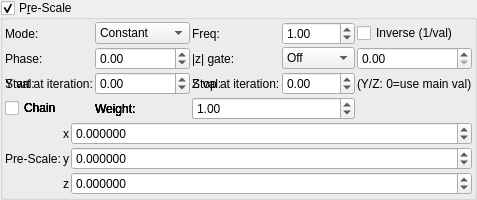
    <widget class="MyGroupBox" name="groupCheck_transf_function_enabled_false">
     <property name="toolTip">
      <string/>
     </property>
     <property name="title">
      <string>P&amp;re-Scale</string>
     </property>
     <property name="checkable">
      <bool>true</bool>
     </property>
     <layout class="QVBoxLayout" name="verticalLayout_49">
      <property name="spacing">
       <number>2</number>
      </property>
      <property name="leftMargin">
       <number>2</number>
      </property>
      <property name="topMargin">
       <number>2</number>
      </property>
      <property name="rightMargin">
       <number>2</number>
      </property>
      <property name="bottomMargin">
       <number>2</number>
      </property>
      <item>
       <layout class="QGridLayout" name="gridLayout_78">
        <property name="spacing">
         <number>2</number>
        </property>
        <item row="3" column="0">
         <widget class="QLabel" name="label_70">
          <property name="text">
           <string>Start at iteration:</string>
          </property>
         </widget>
        </item>
        <item row="3" column="1">
         <widget class="MySpinBox" name="spinboxInt_transf_start_iterations_D">
          <property name="sizePolicy">
           <sizepolicy hsizetype="Minimum" vsizetype="Maximum">
            <horstretch>0</horstretch>
            <verstretch>0</verstretch>
           </sizepolicy>
          </property>
          <property name="minimum">
           <number>0</number>
          </property>
          <property name="maximum">
           <number>999</number>
          </property>
          <property name="value">
           <number>0</number>
          </property>
         </widget>
        </item>
        <item row="3" column="3">
         <widget class="MySpinBox" name="spinboxInt_transf_stop_iterations_D1">
          <property name="sizePolicy">
           <sizepolicy hsizetype="Preferred" vsizetype="Maximum">
            <horstretch>0</horstretch>
            <verstretch>0</verstretch>
           </sizepolicy>
          </property>
          <property name="maximum">
           <number>999</number>
          </property>
         </widget>
        </item>
      <item row="1" column="0">
       <widget class="QLabel"><property name="text"><string>Mode:</string></property></widget>
      </item>
      <item row="1" column="1">
       <widget class="MyComboBox" name="comboBox_transf_multiplier_value_mode_3">
        <item><property name="text"><string notr="true">Constant</string></property></item>
        <item><property name="text"><string notr="true">Sine</string></property></item>
        <item><property name="text"><string notr="true">Ramp</string></property></item>
        <item><property name="text"><string notr="true">Exponential</string></property></item>
        <item><property name="text"><string notr="true">Triangle</string></property></item>
        <item><property name="text"><string notr="true">Square</string></property></item>
        <item><property name="text"><string notr="true">Smoothstep</string></property></item>
        <item><property name="text"><string notr="true">Noise</string></property></item>
        <item><property name="text"><string notr="true">Ping-pong</string></property></item>
        <item><property name="text"><string notr="true">Stepped</string></property></item>
       </widget>
      </item>
      <item row="1" column="2">
       <widget class="QLabel"><property name="text"><string>Freq:</string></property></widget>
      </item>
      <item row="1" column="3">
       <widget class="MyDoubleSpinBox" name="spinbox_transf_multiplier_frequency_3">
        <property name="minimum"><double>0.01</double></property><property name="maximum"><double>100.0</double></property>
        <property name="singleStep"><double>0.1</double></property><property name="value"><double>1.0</double></property>
       </widget>
      </item>
      <item row="1" column="4" colspan="2">
       <widget class="MyCheckBox" name="checkBox_transf_multiplier_inverse_3">
        <property name="text"><string>Inverse (1/val)</string></property>
       </widget>
      </item>
      <item row="2" column="0">
       <widget class="QLabel"><property name="text"><string>Phase:</string></property></widget>
      </item>
      <item row="2" column="1">
       <widget class="MyDoubleSpinBox" name="spinbox_transf_multiplier_phase_3">
        <property name="minimum"><double>-10.0</double></property><property name="maximum"><double>10.0</double></property>
        <property name="singleStep"><double>0.1</double></property><property name="value"><double>0.0</double></property>
       </widget>
      </item>
      <item row="2" column="2">
       <widget class="QLabel"><property name="text"><string>|z| gate:</string></property></widget>
      </item>
      <item row="2" column="3">
       <widget class="MyComboBox" name="comboBox_transf_multiplier_threshold_mode_3">
        <item><property name="text"><string notr="true">Off</string></property></item>
        <item><property name="text"><string notr="true">&gt; thresh</string></property></item>
        <item><property name="text"><string notr="true">&lt; thresh</string></property></item>
       </widget>
      </item>
      <item row="2" column="4" colspan="2">
       <widget class="MyDoubleSpinBox" name="spinbox_transf_multiplier_threshold_3">
        <property name="minimum"><double>0.0</double></property><property name="maximum"><double>1000.0</double></property>
        <property name="singleStep"><double>0.1</double></property><property name="value"><double>0.0</double></property>
       </widget>
      </item>
      <item row="3" column="0">
       <widget class="QLabel"><property name="text"><string>Y val:</string></property></widget>
      </item>
      <item row="3" column="1">
       <widget class="MyDoubleSpinBox" name="spinbox_transf_multiplier_scale_y_3">
        <property name="minimum"><double>-100.0</double></property><property name="maximum"><double>100.0</double></property>
        <property name="singleStep"><double>0.01</double></property><property name="value"><double>0.0</double></property>
       </widget>
      </item>
      <item row="3" column="2">
       <widget class="QLabel"><property name="text"><string>Z val:</string></property></widget>
      </item>
      <item row="3" column="3">
       <widget class="MyDoubleSpinBox" name="spinbox_transf_multiplier_scale_z_3">
        <property name="minimum"><double>-100.0</double></property><property name="maximum"><double>100.0</double></property>
        <property name="singleStep"><double>0.01</double></property><property name="value"><double>0.0</double></property>
       </widget>
      </item>
      <item row="3" column="4" colspan="2">
       <widget class="QLabel"><property name="text"><string notr="true">(Y/Z: 0=use main val)</string></property></widget>
      </item>
      <item row="4" column="0">
       <widget class="MyCheckBox" name="checkBox_transf_multiplier_chain_5">
        <property name="text"><string>Chain</string></property>
       </widget>
      </item>
      <item row="4" column="1">
       <widget class="QLabel"><property name="text"><string>Weight:</string></property></widget>
      </item>
      <item row="4" column="2" colspan="2">
       <widget class="MyDoubleSpinBox" name="spinbox_transf_multiplier_weight_5">
        <property name="minimum"><double>0.0</double></property><property name="maximum"><double>10.0</double></property>
        <property name="singleStep"><double>0.1</double></property><property name="value"><double>1.0</double></property>
       </widget>
      </item>
      <item row="4" column="0">
       <widget class="MyCheckBox" name="checkBox_transf_multiplier_chain_4">
        <property name="text"><string>Chain</string></property>
       </widget>
      </item>
      <item row="4" column="1">
       <widget class="QLabel"><property name="text"><string>Weight:</string></property></widget>
      </item>
      <item row="4" column="2" colspan="2">
       <widget class="MyDoubleSpinBox" name="spinbox_transf_multiplier_weight_4">
        <property name="minimum"><double>0.0</double></property><property name="maximum"><double>10.0</double></property>
        <property name="singleStep"><double>0.1</double></property><property name="value"><double>1.0</double></property>
       </widget>
      </item>
      <item row="4" column="0">
       <widget class="MyCheckBox" name="checkBox_transf_multiplier_chain_3">
        <property name="text"><string>Chain</string></property>
       </widget>
      </item>
      <item row="4" column="1">
       <widget class="QLabel"><property name="text"><string>Weight:</string></property></widget>
      </item>
      <item row="4" column="2" colspan="2">
       <widget class="MyDoubleSpinBox" name="spinbox_transf_multiplier_weight_3">
        <property name="minimum"><double>0.0</double></property><property name="maximum"><double>10.0</double></property>
        <property name="singleStep"><double>0.1</double></property><property name="value"><double>1.0</double></property>
       </widget>
      </item>
      <item row="4" column="0">
       <widget class="MyCheckBox" name="checkBox_transf_multiplier_chain_2">
        <property name="text"><string>Chain</string></property>
       </widget>
      </item>
      <item row="4" column="1">
       <widget class="QLabel"><property name="text"><string>Weight:</string></property></widget>
      </item>
      <item row="4" column="2" colspan="2">
       <widget class="MyDoubleSpinBox" name="spinbox_transf_multiplier_weight_2">
        <property name="minimum"><double>0.0</double></property><property name="maximum"><double>10.0</double></property>
        <property name="singleStep"><double>0.1</double></property><property name="value"><double>1.0</double></property>
       </widget>
      </item>
      <item row="4" column="0">
       <widget class="MyCheckBox" name="checkBox_transf_multiplier_chain_1">
        <property name="text"><string>Chain</string></property>
       </widget>
      </item>
      <item row="4" column="1">
       <widget class="QLabel"><property name="text"><string>Weight:</string></property></widget>
      </item>
      <item row="4" column="2" colspan="2">
       <widget class="MyDoubleSpinBox" name="spinbox_transf_multiplier_weight_1">
        <property name="minimum"><double>0.0</double></property><property name="maximum"><double>10.0</double></property>
        <property name="singleStep"><double>0.1</double></property><property name="value"><double>1.0</double></property>
       </widget>
      </item>
        <item row="3" column="2">
         <widget class="QLabel" name="label_50">
          <property name="text">
           <string>Stop at iteration:</string>
          </property>
         </widget>
        </item>
       </layout>
      </item>
      <item>
       <layout class="QGridLayout" name="gridLayout_23" columnstretch="0,0,1">
        <property name="spacing">
         <number>2</number>
        </property>
        <item row="2" column="2">
         <widget class="MyDoubleSpinBox" name="spinbox3_transf_scale3D_111_z">
          <property name="sizePolicy">
           <sizepolicy hsizetype="Minimum" vsizetype="Maximum">
            <horstretch>0</horstretch>
            <verstretch>0</verstretch>
           </sizepolicy>
          </property>
          <property name="decimals">
           <number>6</number>
          </property>
          <property name="minimum">
           <double>-99.989999999999995</double>
          </property>
          <property name="maximum">
           <double>99.989999999999995</double>
          </property>
          <property name="singleStep">
           <double>0.100000000000000</double>
          </property>
         </widget>
        </item>
        <item row="0" column="1">
         <widget class="QLabel" name="label_120">
          <property name="text">
           <string notr="true">x</string>
          </property>
         </widget>
        </item>
        <item row="2" column="1">
         <widget class="QLabel" name="label_123">
          <property name="text">
           <string notr="true">z</string>
          </property>
         </widget>
        </item>
        <item row="1" column="0">
         <widget class="QLabel" name="label_124">
          <property name="text">
           <string>Pre-Scale:</string>
          </property>
         </widget>
        </item>
        <item row="0" column="2">
         <widget class="MyDoubleSpinBox" name="spinbox3_transf_scale3D_111_x">
          <property name="sizePolicy">
           <sizepolicy hsizetype="Minimum" vsizetype="Maximum">
            <horstretch>0</horstretch>
            <verstretch>0</verstretch>
           </sizepolicy>
          </property>
          <property name="prefix">
           <string/>
          </property>
          <property name="decimals">
           <number>6</number>
          </property>
          <property name="minimum">
           <double>-99.989999999999995</double>
          </property>
          <property name="singleStep">
           <double>0.100000000000000</double>
          </property>
         </widget>
        </item>
        <item row="1" column="2">
         <widget class="MyDoubleSpinBox" name="spinbox3_transf_scale3D_111_y">
          <property name="sizePolicy">
           <sizepolicy hsizetype="Minimum" vsizetype="Maximum">
            <horstretch>0</horstretch>
            <verstretch>0</verstretch>
           </sizepolicy>
          </property>
          <property name="decimals">
           <number>6</number>
          </property>
          <property name="minimum">
           <double>-99.989999999999995</double>
          </property>
          <property name="maximum">
           <double>99.989999999999995</double>
          </property>
          <property name="singleStep">
           <double>0.100000000000000</double>
          </property>
         </widget>
        </item>
        <item row="1" column="1">
         <widget class="QLabel" name="label_121">
          <property name="text">
           <string notr="true">y</string>
          </property>
         </widget>
        </item>
       </layout>
      </item>
     </layout>
    </widget>
